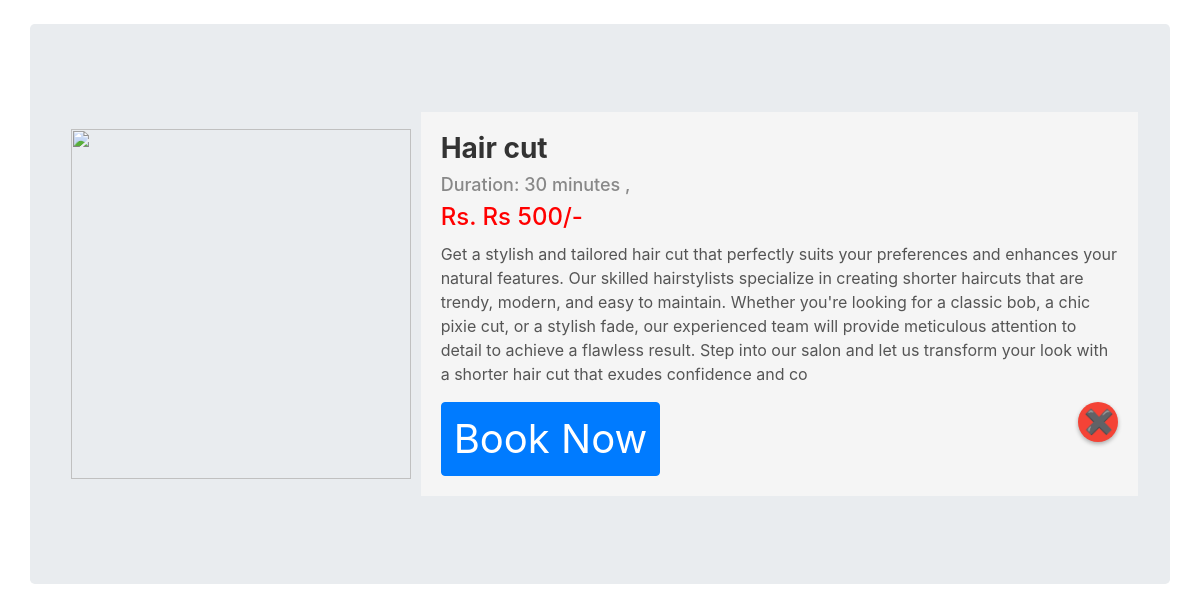
Screenshot of /viewservice.php?serid=4 with the database file from the repository.
### tables this page shows
CREATE TABLE `services` (
  `serviceid` int(11) NOT NULL,
  `services` varchar(500) NOT NULL,
  `price` varchar(50) DEFAULT NULL,
  `duration` varchar(50) DEFAULT NULL,
  `serviceDesc` varchar(500) NOT NULL
);

### viewservice.php (the view, shortened to what this page needs)
<!doctype html>
<html lang="en">
<head>
    <link rel="stylesheet" href="https://stackpath.bootstrapcdn.com/bootstrap/4.4.1/css/bootstrap.min.css"
>
    <link rel="stylesheet" href="https://use.fontawesome.com/releases/v5.8.2/css/all.css"
>
</head>
<body>
    <div class="container my-4" id="cont">
        <div class="row jumbotron">
            <?php
            $id = $_GET['serid'];
            $sql = "SELECT * FROM `services` WHERE serviceid = $id";
            $result = mysqli_query($conn, $sql);
            $row = mysqli_fetch_assoc($result);
            $serviceid = $row['serviceid'];
            $services = $row['services'];
            $serviceDesc = $row['serviceDesc'];
            $price = $row['price'];
            $duration = $row['duration'];
            ?>
            <?php
            echo '
        <div class="col-md-4" style="display: flex; justify-content: center; align-items: center;">
                <img src="assets/images/services-' . $serviceid . '.jpg" width="340px" height="350px" max-width: 340px;">
            </div>
            <div class="col-md-8 my-4" style="padding: 20px; background-color: #f5f5f5; animation: fade-in 0.5s ease-out;">
                <h1 style="font-size: 28px; font-weight: bold; color: #333;">' . $services . '</h1>
                <h4 style="font-size: 18px; color: #888;">Duration: ' . $duration . ' ,</h4>
                <h3 style="font-size: 24px; color: #ff0000; margin-bottom: 10px;">Rs. ' . $price . '/-</h3>
                <p style="font-size: 16px; line-height: 1.5; color: #555;">' . $serviceDesc . '</p>';
                if($loggedin){
                    echo '
                        <a href="booking.php"><button style="font-size:250%;   background-color:#675228;   font-weight: 900;
                        border-radius: 25px;   font-size: 2rem; padding: 10px 40px;" class="btn btn-primary">Book Now</button></a>';
                        }
                        else{
                        echo '<button style="font-size:250%;" class="btn btn-primary" data-toggle="modal" data-target="#loginModal">Book Now</button>';
                        }
            echo '</form>
                <a href="index.php#ourservices">
                <button style="font-size:24px; float: right; width: 40px;
                height: 40px;
                font-weight: bold;
                background-color: #f44336;
                color: white;
                border: none;
                border-radius: 50%;
                cursor: pointer;
                box-shadow: 0 2px 4px rgba(0, 0, 0, 0.3);
                transition: background-color 0.3s ease;">&#10006;</button>
                </a>
                 </div>
     </div>'
                ?>
        </div>
</body>
</html>

### viewservice.php (style rules this page uses)
body { background-image: url("assets/images/view.jpg"); background-size: cover; background-repeat: no-repeat; background-position: center; }
#cont { min-height: 570px; }

### rows the page displays
services: services "Hair cut", duration "30 minutes", price "Rs 500", serviceDesc "Get a stylish and tailored hair cut that perfectly suits your preferences and enhances your natural features. Our skilled hairstylists specialize in creating shorter haircuts that are trendy, modern, and easy to maintain. Whether you're looking for a classic bob, a chic pixie cut, or a stylish fade, our experienced team will provide meticulous attention to detail to achieve a flawless result. Step into our salon and let us transform your look with a shorter hair cut that exudes confidence and co"
